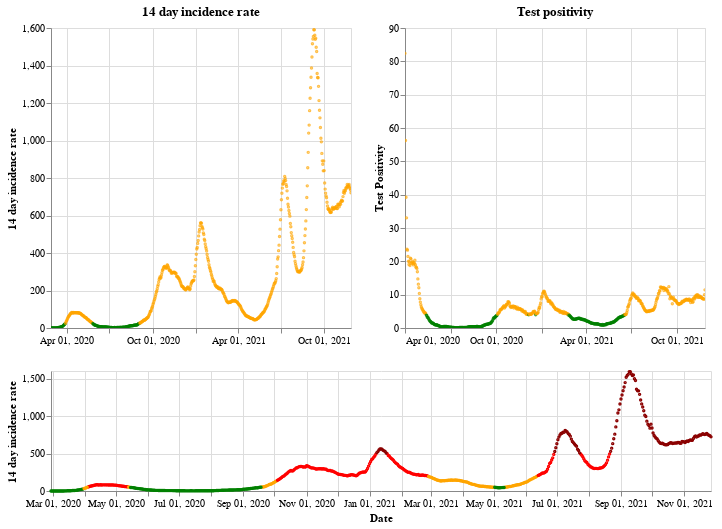

The cell this chart's notebook holds for it:
### Markdown cell above
## Scotland

### Code cell
plot_traffic_light('Scotland')

### Figure 1 — Vega-Lite specification as saved in the notebook (floating-point values rounded to 4 significant figures; data arrays with more than 128 entries replaced by an {"elided": "..."} marker saying what was removed)
{"config": {"view": {"continuousWidth": 400, "continuousHeight": 300}}, "vconcat": [{"hconcat": [{"mark": {"type": "point", "size": 2}, "encoding": {"color": {"condition": {"value": "green", "test": "(datum.twoWeeklyCasesRate <= 25)"}, "value": "orange"}, "tooltip": [{"type": "nominal", "field": "areaName"}, {"type": "temporal", "field": "date"}, {"type": "quantitative", "field": "twoWeeklyCasesRate"}, {"type": "quantitative", "field": "testPositivity"}], "x": {"type": "temporal", "axis": {"title": ""}, "field": "date", "scale": {"domain": {"selection": "DateBrush"}}, "timeUnit": "yearmonthdate"}, "y": {"type": "quantitative", "axis": {"title": "14 day incidence rate"}, "field": "twoWeeklyCasesRate"}}, "title": "14 day incidence rate", "width": 300}, {"mark": {"type": "point", "size": 2}, "encoding": {"color": {"condition": {"value": "green", "test": "(datum.testPositivity <= 4)"}, "value": "orange"}, "tooltip": [{"type": "nominal", "field": "areaName"}, {"type": "temporal", "field": "date"}, {"type": "quantitative", "field": "twoWeeklyCasesRate"}, {"type": "quantitative", "field": "testPositivity"}], "x": {"type": "temporal", "axis": {"title": ""}, "field": "date", "scale": {"domain": {"selection": "DateBrush"}}, "timeUnit": "yearmonthdate"}, "y": {"type": "quantitative", "axis": {"title": "Test Positivity"}, "field": "testPositivity"}}, "title": "Test positivity", "width": 300}]}, {"layer": [{"mark": {"type": "point", "size": 2}, "encoding": {"color": {"condition": {"value": "orange", "test": "(((datum.testPositivity < 4) && (datum.twoWeeklyCasesRate >= 50)) && (datum.twoWeeklyCasesRate < 200))"}, "value": "red"}, "opacity": {"condition": {"value": 1, "test": "((datum.twoWeeklyCasesRate >= 50) && (datum.twoWeeklyCasesRate < 500))"}, "value": 0}, "tooltip": [{"type": "nominal", "field": "areaName"}, {"type": "temporal", "field": "date"}, {"type": "quantitative", "field": "twoWeeklyCasesRate"}, {"type": "quantitative", "field": "testPositivity"}], "x": {"type": "temporal", "axis": {"title": "Date"}, "field": "date", "timeUnit": "yearmonthdate"}, "y": {"type": "quantitative", "axis": {"title": "14 day incidence rate"}, "field": "twoWeeklyCasesRate"}}, "selection": {"DateBrush": {"type": "interval", "encodings": ["x"], "fields": ["Time"]}}}, {"mark": {"type": "point", "size": 2}, "encoding": {"color": {"value": "darkred"}, "opacity": {"condition": {"value": 1, "test": "(datum.twoWeeklyCasesRate >= 500)"}, "value": 0}, "tooltip": [{"type": "nominal", "field": "areaName"}, {"type": "temporal", "field": "date"}, {"type": "quantitative", "field": "twoWeeklyCasesRate"}, {"type": "quantitative", "field": "testPositivity"}], "x": {"type": "temporal", "axis": {"title": "Date"}, "field": "date", "timeUnit": "yearmonthdate"}, "y": {"type": "quantitative", "axis": {"title": "14 day incidence rate"}, "field": "twoWeeklyCasesRate"}}}, {"mark": {"type": "point", "size": 2}, "encoding": {"color": {"condition": {"value": "green", "test": "((datum.testPositivity < 4) && (datum.twoWeeklyCasesRate < 50))"}, "value": "orange"}, "opacity": {"condition": {"value": 1, "test": "(datum.twoWeeklyCasesRate < 50)"}, "value": 0}, "tooltip": [{"type": "nominal", "field": "areaName"}, {"type": "temporal", "field": "date"}, {"type": "quantitative", "field": "twoWeeklyCasesRate"}, {"type": "quantitative", "field": "testPositivity"}], "x": {"type": "temporal", "axis": {"title": "Date"}, "field": "date", "timeUnit": "yearmonthdate"}, "y": {"type": "quantitative", "axis": {"title": "14 day incidence rate"}, "field": "twoWeeklyCasesRate"}}}], "height": 120, "width": 660}], "data": {"name": "data-29a5dbd912734fd17538fbb8f0561c0a"}, "$schema": "https://vega.github.io/schema/vega-lite/v4.8.1.json", "datasets": {"data-29a5dbd912734fd17538fbb8f0561c0a": {"elided": "639 records"}}}
